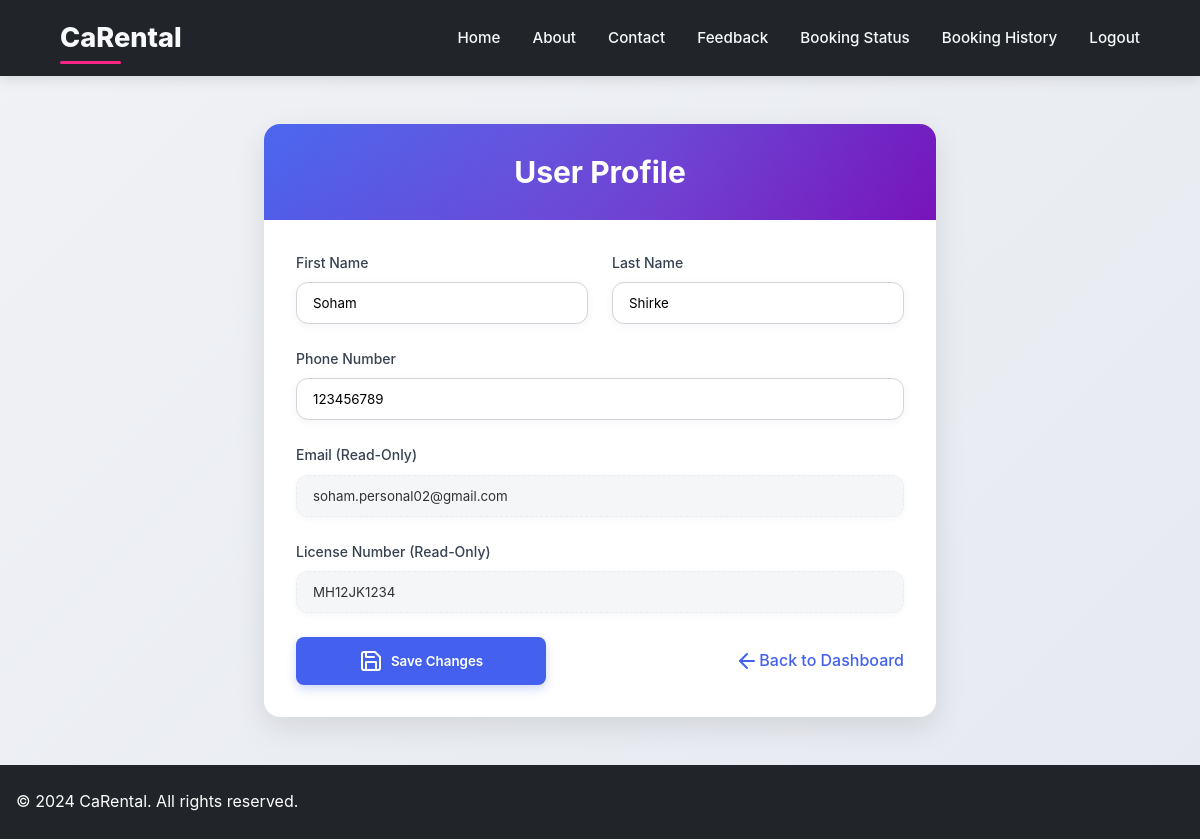
Screenshot of /profile.php (signed in) with the database file from the repository.
### tables this page shows
CREATE TABLE `users` (
  `FNAME` varchar(255) NOT NULL,
  `LNAME` varchar(255) NOT NULL,
  `EMAIL` varchar(255) NOT NULL,
  `LIC_NUM` varchar(255) NOT NULL,
  `PHONE_NUMBER` bigint(11) NOT NULL,
  `PASSWORD` varchar(255) NOT NULL,
  `GENDER` varchar(255) NOT NULL
);

### profile.php (the view, shortened to what this page needs)
<?php
require_once('connection.php');
$value = $_SESSION['email'];
$sql = "SELECT * FROM users WHERE EMAIL='$value'";
$result = mysqli_query($con, $sql);
$user = mysqli_fetch_assoc($result);
?><!DOCTYPE html>
<html lang="en">
<head>
    <link rel="stylesheet" href="profile.css">
</head>
<body>
    <header>
        <nav class="navbar">
            <a href="#" class="navbar-brand">CaRental</a>
            <ul class="navbar-menu">
                <li><a href="cardetails.php">Home</a></li>
                <li><a href="aboutus.html">About</a></li>
                <li><a href="co.html">Contact</a></li>
                <li><a href="feedback/Feedbacks.php">Feedback</a></li>
                <li><a href="bookinstatus.php">Booking Status</a></li>
                <li><a href="bookings.php">Booking History</a></li>
                <li><a href="logout.php">Logout</a></li>
            </ul>
        </nav>
    </header>
    <main>
        <div class="max-w-2xl">
            <div class="bg-white rounded-xl shadow-2xl overflow-hidden">
                <div class="bg-gradient-to-r p-6">
                    <h1 class="text-3xl font-bold text-white text-center">User Profile</h1>
                </div>
                <div class="p-8">
                    <form method="POST" action="profile.php" class="space-y-6">
                        <div class="grid md:grid-cols-2 gap-6">
                            <div>
                                <label for="fname" class="block text-sm font-medium text-gray-700 mb-2">First Name</label>
                                <input type="text" id="fname" name="fname" value="<?php echo $user['FNAME']; ?>"
                                    class="w-full px-4 py-3 border border-gray-300 rounded-lg focus:ring-2 focus:ring-blue-500"
                                    required>
                            </div>
                            <div>
                                <label for="lname" class="block text-sm font-medium text-gray-700 mb-2">Last Name</label>
                                <input type="text" id="lname" name="lname" value="<?php echo $user['LNAME']; ?>"
                                    class="w-full px-4 py-3 border border-gray-300 rounded-lg focus:ring-2 focus:ring-blue-500"
                                    required>
                            </div>
                        </div>
                        <div>
                            <label for="phone" class="block text-sm font-medium text-gray-700 mb-2">Phone Number</label>
                            <input type="text" id="phone" name="phone" value="<?php echo $user['PHONE_NUMBER']; ?>"
                                class="w-full px-4 py-3 border border-gray-300 rounded-lg focus:ring-2 focus:ring-blue-500"
                                required>
                        </div>
                        <div>
                            <label for="email" class="block text-sm font-medium text-gray-700 mb-2">Email (Read-Only)</label>
                            <input type="email" id="email" value="<?php echo $user['EMAIL']; ?>"
                                class="w-full px-4 py-3 border border-gray-300 rounded-lg bg-gray-100 cursor-not-allowed" readonly>
                        </div>
                        <div>
                            <label for="license" class="block text-sm font-medium text-gray-700 mb-2">License Number (Read-Only)</label>
                            <input type="text" id="license" value="<?php echo $user['LIC_NUM']; ?>"
                                class="w-full px-4 py-3 border border-gray-300 rounded-lg bg-gray-100 cursor-not-allowed" readonly>
                        </div>
                        <div class="flex flex-col sm:flex-row justify-between items-center space-y-4 sm:space-y-0">
                            <button type="submit" class="w-full sm:w-auto px-8 py-3 bg-blue-600 text-white rounded-lg hover:bg-blue-700 transition duration-300 flex items-center justify-center">
                                <i data-feather="save" class="mr-2"></i>Save Changes
                            </button>
                            <a href="cardetails.php" class="text-blue-600 hover:underline mt-4 sm:mt-0">
                                <i data-feather="arrow-left" class="inline-block mr-1 -mt-1"></i>Back to Dashboard
                            </a>
                        </div>
                    </form>
                </div>
            </div>
        </div>
    </main>
    <footer class="bg-gray-900 text-white py-6">
        <div class="container px-4 text-center flex items-center justify-center space-x-4">
            <span>&copy; 2024 CaRental. All rights reserved.</span>
        </div>
    </footer>
</body>
</html>

### profile.css (style rules this page uses)
:root { --primary: #4361ee; --primary-dark: #3a0ca3; --secondary: #f72585; --accent: #7209b7; --light: #f8f9fa; --dark: #212529; --gray: #6c757d; --success: #38b000; --card-shadow: 0 10px 30px rgba(0,0,0,0.1); --input-shadow: 0 2px 10px rgba(0,0,0,0.05); }
* { margin: 0; padding: 0; box-sizing: border-box; font-family: 'Poppins', -apple-system, BlinkMacSystemFont, 'Segoe UI', Roboto, Oxygen, Ubuntu, Cantarell, sans-serif; }
body { background: linear-gradient(135deg, #f0f2f5 0%, #e6e9f0 100%); color: var(--dark); line-height: 1.6; min-height: 100vh; }
.navbar { display: flex; justify-content: space-between; align-items: center; padding: 1rem 5%; background: var(--dark); box-shadow: 0 4px 12px rgba(0,0,0,0.1); }
.navbar-brand { color: var(--light); font-size: 1.7rem; font-weight: 800; text-decoration: none; position: relative; }
.navbar-brand::after { content: ""; position: absolute; bottom: -4px; left: 0; width: 50%; height: 3px; background: var(--secondary); border-radius: 2px; }
.navbar-menu { display: flex; align-items: center; list-style: none; }
.navbar-menu li { margin-left: 2rem; position: relative; }
.navbar-menu a { color: var(--light); text-decoration: none; font-weight: 500; font-size: 0.95rem; transition: all 0.3s ease; padding: 0.5rem 0; }
.navbar-menu a::after { content: ''; position: absolute; width: 0; height: 2px; bottom: 0; left: 0; background-color: var(--secondary); transition: width 0.3s ease; }
main { padding: 3rem 1rem; }
.max-w-2xl { max-width: 42rem; margin: 0 auto; animation: fadeIn 0.5s ease-out; }
.bg-white { background-color: white; }
.rounded-xl { border-radius: 16px; }
.shadow-2xl { box-shadow: var(--card-shadow); }
.overflow-hidden { overflow: hidden; }
.bg-gradient-to-r { background: linear-gradient(135deg, var(--primary), var(--accent)); position: relative; overflow: hidden; }
.bg-gradient-to-r::before { content: ""; position: absolute; top: -50%; left: -50%; width: 200%; height: 200%; background: radial-gradient(circle, rgba(255,255,255,0.1) 10%, transparent 80%); animation: shimmer 4s infinite linear; pointer-events: none; }
.p-6 { padding: 1.5rem; }
.text-3xl { font-size: 1.875rem; }
.font-bold { font-weight: 700; }
.text-white { color: white; }
.text-center { text-align: center; }
.p-8 { padding: 2rem; }
.space-y-6 > * + * { margin-top: 1.5rem; }
.grid { display: grid; }
.md\:grid-cols-2 { grid-template-columns: repeat(2, minmax(0, 1fr)); }
.gap-6 { gap: 1.5rem; }
.block { display: block; }
.text-sm { font-size: 0.875rem; }
.font-medium { font-weight: 500; }
.text-gray-700 { color: #374151; }
.mb-2 { margin-bottom: 0.5rem; }
.w-full { width: 100%; }
.px-4 { padding-left: 1rem; padding-right: 1rem; }
.py-3 { padding-top: 0.75rem; padding-bottom: 0.75rem; }
.border { border-width: 1px; border-style: solid; }
.border-gray-300 { border-color: #d1d5db; }
.rounded-lg { border-radius: 0.75rem; }
input { transition: all 0.3s ease; box-shadow: var(--input-shadow); outline: none; }
.bg-gray-100 { background-color: #f3f4f6; }
.cursor-not-allowed { cursor: not-allowed; }
.flex { display: flex; }
.flex-col { flex-direction: column; }
.sm\:flex-row { flex-direction: row; }
.justify-between { justify-content: space-between; }
.items-center { align-items: center; }
.space-y-4 > * + * { margin-top: 1rem; }
.sm\:space-y-0 > * + * { margin-top: 0; }
button[type="submit"] { background-color: var(--primary); color: white; width: 250px; border: none; border-radius: 8px; padding: 0.75rem 2rem; font-weight: 600; transition: all 0.3s ease; cursor: pointer; box-shadow: 0 4px 10px rgba(67, 97, 238, 0.25); display: flex; align-items: center; justify-content: center; }
.mr-2 { margin-right: 0.5rem; }
a.text-blue-600 { color: var(--primary); text-decoration: none; transition: all 0.3s ease; font-weight: 500; display: flex; align-items: center; }
.bg-gray-900 { background-color: var(--dark); }
.py-6 { padding-top: 1.5rem; padding-bottom: 1.5rem; }
.container { width: 100%; max-width: 1280px; margin-left: auto; margin-right: auto; }
input { position: relative; transition: all 0.3s ease; }
input[readonly] { border-color: #e2e8f0; border-style: dashed; opacity: 0.8; }

### rows the page displays
users: fname "Soham", lname "Shirke", phone "123456789", EMAIL "soham.personal02@gmail.com", LIC_NUM "MH12JK1234"
